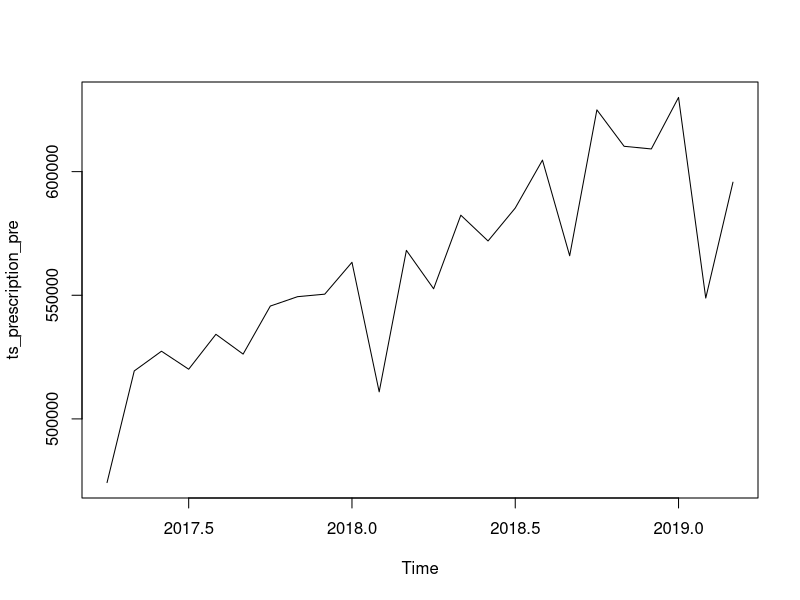
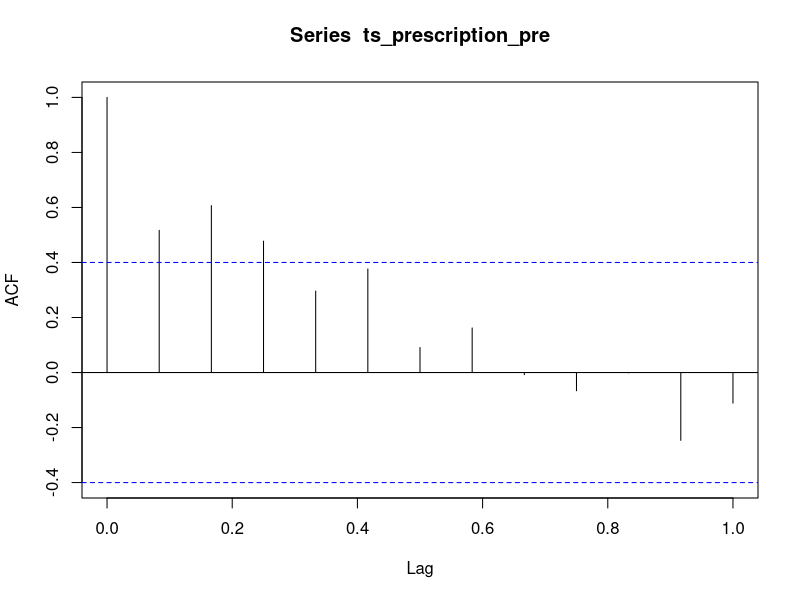
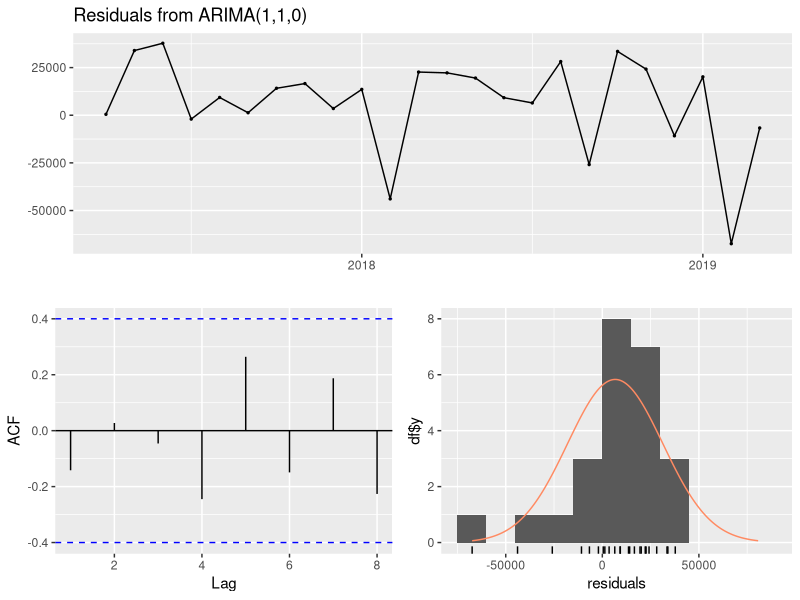
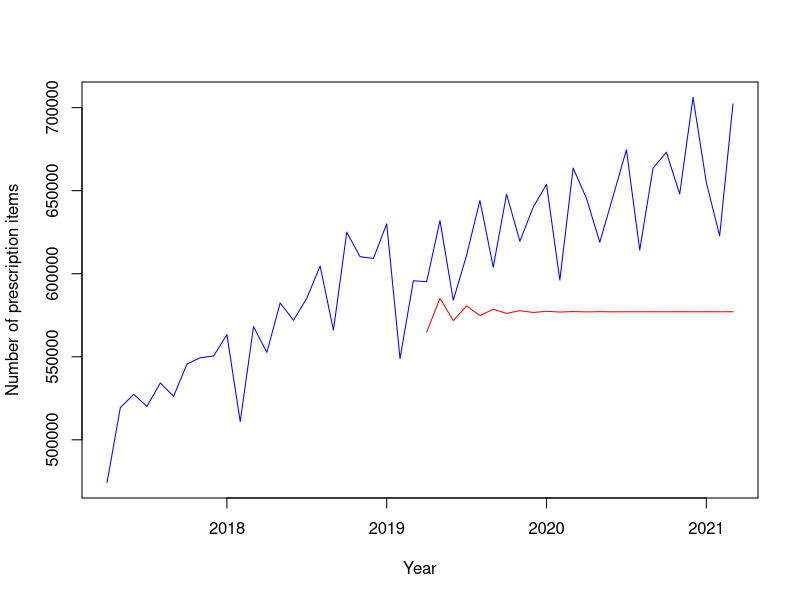
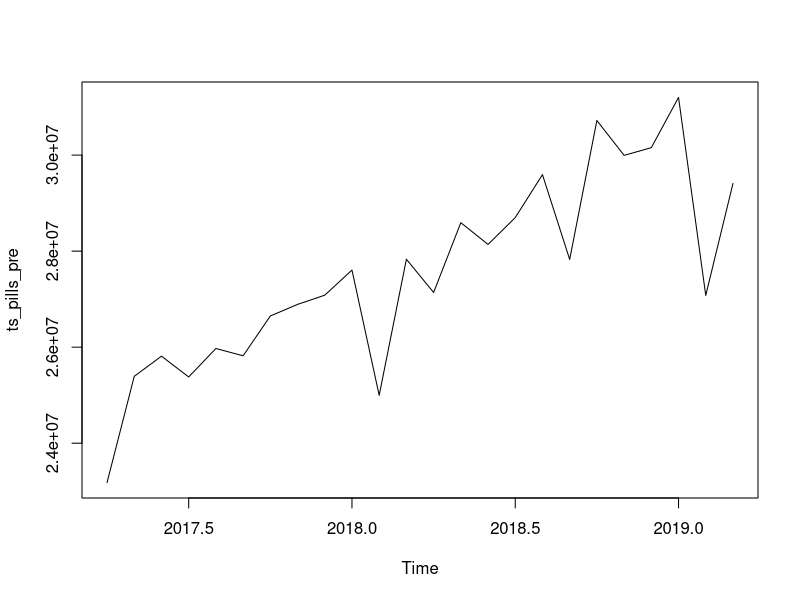
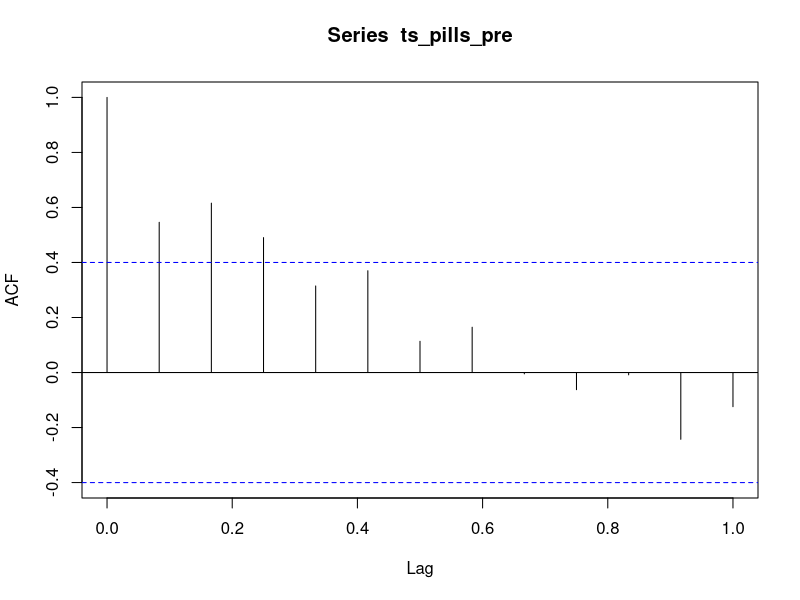
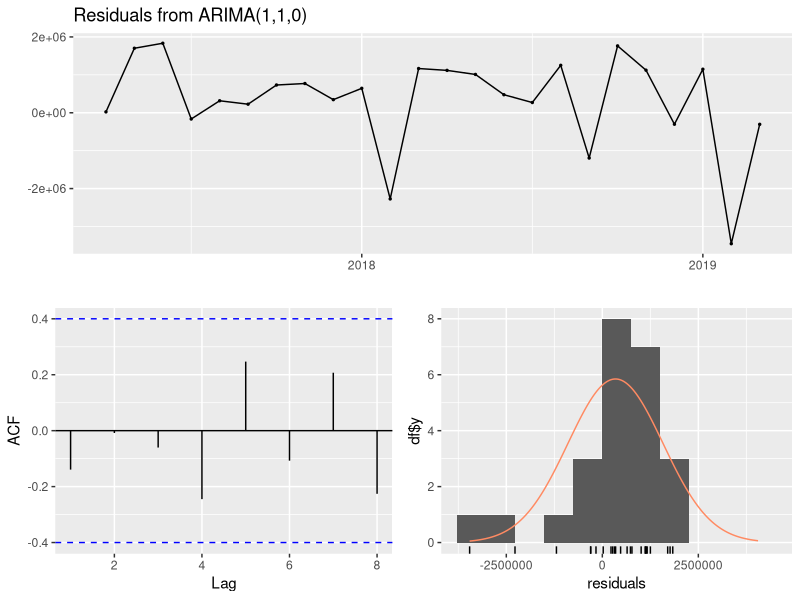
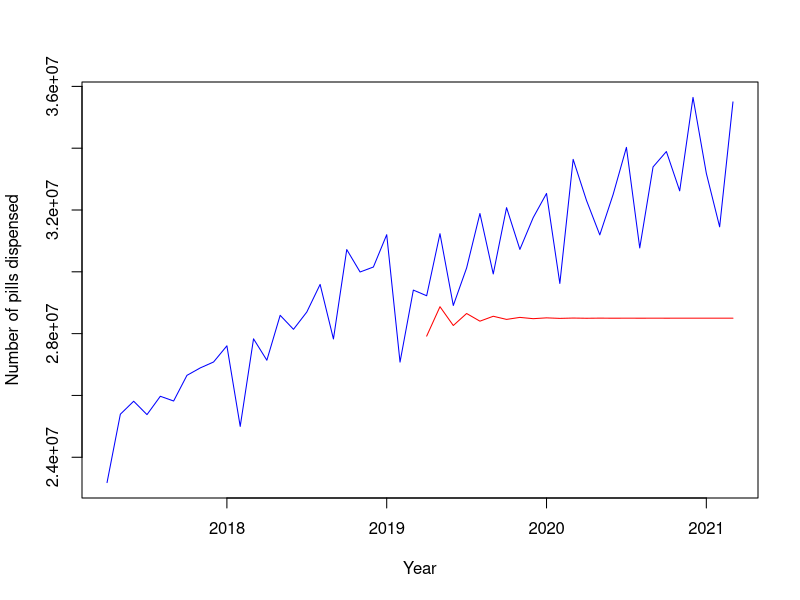

The R source for these figures, in order:
############################################################
#                                                          #
#               ARIMA modelling for pregabalin             #
#                                                          #
############################################################

#-- Load packages --#
library(readr)
library(dplyr)
library(tseries)
library(forecast)
library(ggplot2)
library(ggthemes)
library(patchwork)

#-- Import data --#
pregabalin <- read_csv('data-clean/pregabalin_analysis-set.csv')

head(pregabalin$date, 1)

tail(pregabalin$date, 1)

#-- Process data --#
data <- pregabalin |> 
    # Select columns
    select(month, 
           prescriptions_total, 
           pills_total, 
           dose_total,
           dose_per_prescription_total) 

########################################
# Monthly number of prescription items #
########################################
#-- Generate time series --#
ts_prescription <- ts(data$prescriptions_total, 
                      frequency = 12, 
                      start = c(2017, 4),
                      end = c(2021, 3))

ts_prescription_pre <- window(ts_prescription, end = c(2019, 3))

#-- Plot time series --#
plot(ts_prescription_pre)

#-- Check whether stationary --#
# Significant outcome indicates stationary time series
# Augmented Dickey-Fuller Test
adf.test(ts_prescription_pre) 

#-- Check whether seasonal --#
# ETS interpretation: Error, Trend, Seasonal components
# Looking to see whether Seasonal component is: 
# 'None; N', 'Additive; A', or 'Multiplicative; M'
ets(ts_prescription_pre)

# Double-check seasonality with ACF
acf(ts_prescription_pre, lag.max = 12)

#-- Search for best model --#
# Auto build model
mod_prescription_auto <- auto.arima(y = ts_prescription_pre,
                                    stationary = FALSE, # Based on ADF
                                    seasonal = FALSE, # Based on ETS and ACF
                                    stepwise = FALSE,
                                    trace = TRUE,
                                    method = 'CSS-ML')

mod_prescription_auto

# Check residuals (LB test null = no autocorrelation)
## Repeat auto.arima until LB test comes back not significant
checkresiduals(mod_prescription_auto)

#-- Final step --#
# Build model pre-April 2019 using seasonal and non-seasonal components identified in automated search
mod_prescription_final <- Arima(ts_prescription_pre, 
                                order = c(1, 1, 0), 
                                seasonal = c(0, 0, 0),
                                method = 'ML')

# Forecast values >= April 2019
forecast_prescription <- forecast(mod_prescription_final, 
                                  h = 24)

# Quick look
plot(ts.union(ts_prescription, forecast_prescription$mean), 
     type = 'l', plot.type = 'single',
     col = c('blue', 'red'),
     xlab = 'Year', ylab = 'Number of prescription items')

# Add to dataframe
data_2 <- data |> 
    mutate(prescriptions_total_forecast_mean = c(rep(NA, 24), forecast_prescription$mean),
           prescriptions_total_forecast_lower95 = c(rep(NA, 24), forecast_prescription$lower[,2]),
           prescriptions_total_forecast_upper95 = c(rep(NA, 24), forecast_prescription$upper[,2]))

#######################################
# Number of pills dispensed per month #
#######################################
#-- Generate time series --#
ts_pills <- ts(data$pills_total, 
               frequency = 12,
               start = c(2017, 4),
               end = c(2021, 3))

ts_pills_pre <- window(ts_pills, end = c(2019, 3))

#-- Plot time series --#
plot(ts_pills_pre)

#-- Check whether stationary --#
# Significant outcome indicates stationary time series
# Augmented Dickey-Fuller Test
adf.test(ts_pills_pre) 

#-- Check whether seasonal --#
# ETS interpretation: Error, Trend, Seasonal components
# Looking to see whether Seasonal component is: 
# 'None; N', 'Additive; A', or 'Multiplicative; M'
ets(ts_pills_pre)

# Double-check seasonality with ACF
acf(ts_pills_pre, lag.max = 12)

#-- Search for best model --#
# Auto build model
mod_pills_auto <- auto.arima(y = ts_pills_pre,
                             stationary = FALSE, # Based on ADF
                             seasonal = FALSE, # Based on ETS and ACF
                             stepwise = FALSE,
                             trace = TRUE,
                             method = 'CSS-ML')

mod_pills_auto

# Check residuals (LB test null = no autocorrelation)
## Repeat auto.arima until LB test comes back not significant
checkresiduals(mod_pills_auto)

#-- Final step --#
# Build model pre-April 2019 using seasonal and non-seasonal components identified in automated search
mod_pills_final <- Arima(ts_pills_pre, 
                         order = c(1, 1, 0), 
                         seasonal = c(0, 0, 0),
                         method = 'ML')

# Forecast values >= April 2019
forecast_pills <- forecast(mod_pills_final, 
                           h = 24)

# Quick look
plot(ts.union(ts_pills, forecast_pills$mean), 
     type = 'l', plot.type = 'single',
     col = c('blue', 'red'),
     xlab = 'Year', ylab = 'Number of pills dispensed')

# Add to dataframe
data_3 <- data_2 |> 
    mutate(pills_total_forecast_mean = c(rep(NA, 24), forecast_pills$mean),
           pills_total_forecast_lower95 = c(rep(NA, 24), forecast_pills$lower[,2]),
           pills_total_forecast_upper95 = c(rep(NA, 24), forecast_pills$upper[,2]))

#################################
# Monthly total dose prescribed #
#################################
#-- Generate time series --#
ts_dose <- ts(data$dose_total/1e6, # Divide by 1,000,000 otherwise auto.arima cannot find a solution
              frequency = 12,
              start = c(2017, 4),
              end = c(2021, 3))

ts_dose_pre <- window(ts_dose, end = c(2019, 3))

#-- Plot time series --#
plot(ts_dose_pre, 
     ylab = 'dose (1e6)')

#-- Check whether stationary --#
# Significant outcome indicates stationary time series
# Augmented Dickey-Fuller Test
adf.test(ts_dose_pre) 

#-- Check whether seasonal --#
# ETS interpretation: Error, Trend, Seasonal components
# Looking to see whether Seasonal component is: 
# 'None; N', 'Additive; A', or 'Multiplicative; M'
ets(ts_dose_pre)

# Double-check seasonality with ACF
acf(ts_dose_pre, lag.max = 12)

#-- Search for best model --#
# Auto build model
mod_dose_auto <- auto.arima(y = ts_dose_pre,
                            stationary = FALSE, # Based on ADF
                            seasonal = FALSE, # Based on TES and ACF
                            stepwise = FALSE,
                            trace = TRUE,
                            method = 'CSS-ML')

mod_dose_auto

# Check residuals (LB test null = no autocorrelation)
checkresiduals(mod_dose_auto)

#-- Final step --#
# Build model pre-April 2019 using seasonal and non-seasonal components identified in automated search
mod_dose_final <- Arima(ts_dose_pre, 
                        order = c(1, 1, 0), 
                        seasonal = c(0, 0, 0),
                        method = 'ML')

# Forecast values >= April 2019
forecast_dose <- forecast(mod_dose_final, 
                          h = 24)

# Quick look
plot(ts.union(ts_dose, forecast_dose$mean), 
     type = 'l', plot.type = 'single',
     col = c('blue', 'red'),
     xlab = 'Year', ylab = 'Total monthly dose dispensed (1e6)')

# Add to dataframe
data_4 <- data_3 |> 
    # 'Correct' dose back to original raw scale
    mutate(dose_total_forecast_mean = c(rep(NA, 24), (forecast_dose$mean * 1e6)),
           dose_total_forecast_lower95 = c(rep(NA, 24), (forecast_dose$lower[,2] * 1e6)),
           dose_total_forecast_upper95 = c(rep(NA, 24), (forecast_dose$upper[,2] * 1e6)))

######################################
# Monthly dose per prescription item #
######################################
#-- Generate time series --#
ts_dose2 <- ts(data$dose_per_prescription_total,
               frequency = 12,
               start = c(2017, 4),
               end = c(2021, 3))

ts_dose2_pre <- window(ts_dose2, end = c(2019, 3))

#-- Plot time series --#
plot(ts_dose2_pre)

#-- Check whether stationary --#
# Significant outcome indicates stationary time series
# Augmented Dickey-Fuller Test
adf.test(ts_dose2_pre) 

#-- Check whether seasonal --#
# ETS interpretation: Error, Trend, Seasonal components
# Looking to see whether Seasonal component is: 
# 'None; N', 'Additive; A', or 'Multiplicative; M'
ets(ts_dose2_pre)

# Double-check seasonality with ACF
acf(ts_dose2_pre, lag.max = 12)

#-- Search for best model --#
# Auto build model
mod_dose2_auto <- auto.arima(y = ts_dose2_pre,
                             stationary = FALSE, # Based on ADF
                             seasonal = FALSE, # Based on ETS and ACF
                             stepwise = FALSE,
                             trace = TRUE,
                             method = 'CSS-ML')

mod_dose2_auto

# Check residuals (LB test null = no autocorrelation)
## Repeat auto.arima until LB test comes back not significant
checkresiduals(mod_dose2_auto)

#-- Final step --#
# Build model pre-April 2019 using seasonal and non-seasonal components identified in automated search
mod_dose2_final <- Arima(ts_dose2_pre, 
                         order = c(2, 1, 0),
                         seasonal = c(0, 0, 0),
                         include.drift = TRUE, 
                         method = 'ML')

# Forecast values >= April 2019
forecast_dose2 <- forecast(mod_dose2_final, 
                           h = 24)

# Quick look
plot(ts.union(ts_dose2, forecast_dose2$mean), 
     type = 'l', plot.type = 'single',
     col = c('blue', 'red'),
     xlab = 'Year', ylab = 'Total monthly dose per prescription item')

# Add to dataframe
data_5 <- data_4 |> 
    # 'Correct' dose back to original raw scale
    mutate(dose_per_prescription_total_forecast_mean = c(rep(NA, 24), (forecast_dose2$mean)),
           dose_per_prescription_total_forecast_lower95 = c(rep(NA, 24), (forecast_dose2$lower[,2])),
           dose_per_prescription_total_forecast_upper95 = c(rep(NA, 24), (forecast_dose2$upper[,2])))

####################
# Publication plot #
####################

#-- Set ggplot theme --#
theme_set(new = theme_minimal(base_size = 18) +
              theme(legend.position = 'none',
                    plot.title = element_text(size = 18),
                    plot.caption = element_text(size = 12),
                    plot.background = element_rect(colour = '#FFFFFF',
                                                   fill = '#FFFFFF'),
                    panel.grid = element_blank(),
                    axis.text = element_text(colour = '#000000', 
                                             size = 18),
                    axis.line = element_line(size = 0.5),
                    axis.ticks = element_line(size = 0.5)))

#--- Palette ---#
arima_col <- tableau_color_pal()(2)[[2]]

#--- Generate plots ---#
# Prescription items
plot_prescriptions <- ggplot(data = data_5) +
    aes(x = month) +
    geom_ribbon(aes(ymax = prescriptions_total_forecast_upper95/10000,
                    ymin = prescriptions_total_forecast_lower95/10000),
              fill = arima_col,
              alpha = 0.4) +
    geom_line(aes(y = prescriptions_total/10000),
              colour = '#000000') +
    geom_line(aes(y = prescriptions_total_forecast_mean/10000),
              colour = arima_col,
              size = 1) +
    geom_vline(xintercept = 25,
               linetype = 2) +
    labs(title = 'ARIMA(1,1,0)',
         y = expression('Number of prescription items (10'^4*')'),
         x = 'Date') +
    scale_y_continuous(limits = c(40, 80)) +
    scale_x_continuous(breaks = c(1, 13, 25, 37, 49),
                       labels = c('April 2017', 'April 2018', 
                                  'April 2019', 
                                  'April 2020', 'April 2021')) +
    theme(plot.margin = margin(t = 5.5, r = 50, b = 5.5, l = 20)); plot_prescriptions

# Monthly dose per prescription item
plot_dose <- ggplot(data = data_5) +
    aes(x = month) +
    geom_ribbon(aes(ymax = dose_per_prescription_total_forecast_upper95/1000,
                    ymin = dose_per_prescription_total_forecast_lower95/1000),
              fill = arima_col,
              alpha = 0.4) +
    geom_line(aes(y = dose_per_prescription_total/1000),
              colour = '#000000') +
    geom_line(aes(y = dose_per_prescription_total_forecast_mean/1000),
              colour = arima_col,
              size = 1) +
    geom_vline(xintercept = 25,
               linetype = 2) +
    labs(title = 'ARIMA(2,1,0) with drift',
         y = expression('Dose per prescription item (10'^3*' mg)'),
         x = 'Date') +
    scale_y_continuous(limits = c(5.9, 6.6)) +
    scale_x_continuous(breaks = c(1, 13, 25, 37, 49),
                       labels = c('April 2017', 'April 2018', 
                                  'April 2019', 
                                  'April 2020', 'April 2021')) +
    theme(plot.margin = margin(t = 5.5, r = 50, b = 5.5, l = 20)); plot_dose

# Group plots
plot_patchwork <- plot_prescriptions + plot_dose + plot_layout(ncol = 2)

ggsave(plot = plot_patchwork,
       filename = 'figures/pregabalin_arima.png',
       height = 6,
       width = 16)
